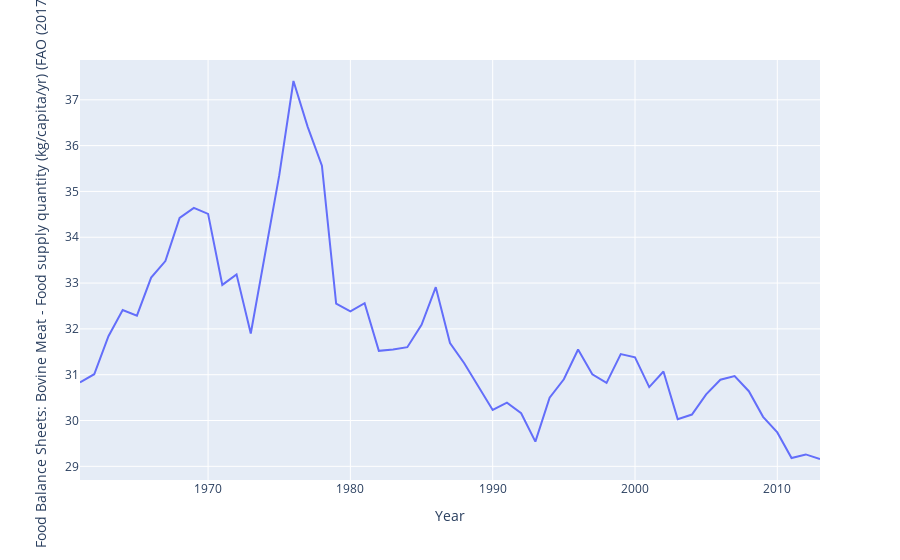

Notebook code cell kept with this figure:
### Code cell
box_2

### Figure 1 — Plotly figure (JSON) as saved in the notebook; plotly's stock layout.template omitted (floating-point values rounded to 4 significant figures)
{"data": [{"hovertemplate": "Year=%{x}<br>Food Balance Sheets: Bovine Meat - Food supply quantity (kg/capita/yr) (FAO (2017))=%{y}<extra></extra>", "legendgroup": "", "line": {"color": "#636efa", "dash": "solid"}, "mode": "lines", "name": "", "orientation": "v", "showlegend": false, "type": "scatter", "x": [1961, 1962, 1963, 1964, 1965, 1966, 1967, 1968, 1969, 1970, 1971, 1972, 1973, 1974, 1975, 1976, 1977, 1978, 1979, 1980, 1981, 1982, 1983, 1984, 1985, 1986, 1987, 1988, 1989, 1990, 1991, 1992, 1993, 1994, 1995, 1996, 1997, 1998, 1999, 2000, 2001, 2002, 2003, 2004, 2005, 2006, 2007, 2008, 2009, 2010, 2011, 2012, 2013], "xaxis": "x", "y": [30.83, 31.01, 31.84, 32.41, 32.29, 33.12, 33.48, 34.42, 34.64, 34.51, 32.96, 33.19, 31.9, 33.59, 35.35, 37.41, 36.41, 35.56, 32.55, 32.38, 32.56, 31.52, 31.55, 31.6, 32.09, 32.91, 31.69, 31.25, 30.75, 30.23, 30.39, 30.16, 29.54, 30.5, 30.9, 31.55, 31.01, 30.82, 31.45, 31.38, 30.73, 31.07, 30.03, 30.13, 30.57, 30.89, 30.97, 30.64, 30.08, 29.74, 29.18, 29.26, 29.16], "yaxis": "y"}], "layout": {"legend": {"tracegroupgap": 0}, "margin": {"t": 60}, "xaxis": {"anchor": "y", "domain": [0, 1], "title": {"text": "Year"}}, "yaxis": {"anchor": "x", "domain": [0, 1], "title": {"text": "Food Balance Sheets: Bovine Meat - Food supply quantity (kg/capita/yr) (FAO (2017))"}}}}
